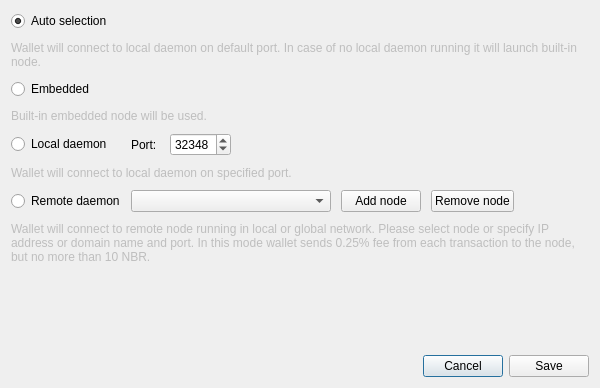
<?xml version="1.0" encoding="UTF-8"?>
<ui version="4.0">
 <class>ConnectionSettingsDialog</class>
 <widget class="QDialog" name="ConnectionSettingsDialog">
  <property name="windowModality">
   <enum>Qt::ApplicationModal</enum>
  </property>
  <property name="geometry">
   <rect>
    <x>0</x>
    <y>0</y>
    <width>600</width>
    <height>388</height>
   </rect>
  </property>
  <property name="windowTitle">
   <string>Connection settings</string>
  </property>
  <layout class="QGridLayout" name="gridLayout_2">
   <item row="2" column="0">
    <layout class="QHBoxLayout" name="horizontalLayout">
     <item>
      <spacer name="horizontalSpacer">
       <property name="orientation">
        <enum>Qt::Horizontal</enum>
       </property>
       <property name="sizeHint" stdset="0">
        <size>
         <width>40</width>
         <height>20</height>
        </size>
       </property>
      </spacer>
     </item>
     <item>
      <widget class="QPushButton" name="connectionCancelButton">
       <property name="text">
        <string>Cancel</string>
       </property>
      </widget>
     </item>
     <item>
      <widget class="QPushButton" name="connectionSaveButton">
       <property name="text">
        <string>Save</string>
       </property>
      </widget>
     </item>
    </layout>
   </item>
   <item row="0" column="0">
    <layout class="QGridLayout" name="gridLayout">
     <property name="sizeConstraint">
      <enum>QLayout::SetMaximumSize</enum>
     </property>
     <property name="verticalSpacing">
      <number>10</number>
     </property>
     <item row="0" column="0">
      <widget class="QRadioButton" name="radioButton_1">
       <property name="enabled">
        <bool>true</bool>
       </property>
       <property name="text">
        <string>Auto selection</string>
       </property>
       <property name="checked">
        <bool>true</bool>
       </property>
      </widget>
     </item>
     <item row="1" column="0" colspan="2">
      <widget class="QLabel" name="label">
       <property name="enabled">
        <bool>false</bool>
       </property>
       <property name="text">
        <string>Wallet will connect to local daemon on default port. In case of no local daemon running it will launch built-in node.</string>
       </property>
       <property name="wordWrap">
        <bool>true</bool>
       </property>
      </widget>
     </item>
     <item row="2" column="0">
      <widget class="QRadioButton" name="radioButton_2">
       <property name="text">
        <string>Embedded</string>
       </property>
      </widget>
     </item>
     <item row="3" column="0" colspan="2">
      <widget class="QLabel" name="label_2">
       <property name="enabled">
        <bool>false</bool>
       </property>
       <property name="text">
        <string>Built-in embedded node will be used.</string>
       </property>
       <property name="wordWrap">
        <bool>true</bool>
       </property>
      </widget>
     </item>
     <item row="4" column="0">
      <widget class="QRadioButton" name="radioButton_3">
       <property name="text">
        <string>Local daemon</string>
       </property>
      </widget>
     </item>
     <item row="4" column="1">
      <layout class="QHBoxLayout" name="horizontalLayout_2">
       <property name="spacing">
        <number>10</number>
       </property>
       <item>
        <widget class="QLabel" name="label_3">
         <property name="text">
          <string>Port: </string>
         </property>
        </widget>
       </item>
       <item>
        <widget class="QSpinBox" name="m_localDaemonPort">
         <property name="minimum">
          <number>0</number>
         </property>
         <property name="maximum">
          <number>65535</number>
         </property>
         <property name="value">
          <number>32348</number>
         </property>
         <property name="displayIntegerBase">
          <number>10</number>
         </property>
        </widget>
       </item>
       <item>
        <spacer name="horizontalSpacer_2">
         <property name="orientation">
          <enum>Qt::Horizontal</enum>
         </property>
         <property name="sizeHint" stdset="0">
          <size>
           <width>40</width>
           <height>20</height>
          </size>
         </property>
        </spacer>
       </item>
      </layout>
     </item>
     <item row="5" column="0" colspan="2">
      <widget class="QLabel" name="label_4">
       <property name="enabled">
        <bool>false</bool>
       </property>
       <property name="text">
        <string>Wallet will connect to local daemon on specified port.</string>
       </property>
       <property name="wordWrap">
        <bool>true</bool>
       </property>
      </widget>
     </item>
     <item row="6" column="0">
      <widget class="QRadioButton" name="radioButton_4">
       <property name="text">
        <string>Remote daemon</string>
       </property>
      </widget>
     </item>
     <item row="6" column="1">
      <layout class="QHBoxLayout" name="horizontalLayout_3">
       <property name="spacing">
        <number>10</number>
       </property>
       <item>
        <widget class="QComboBox" name="remoteNodesComboBox">
         <property name="minimumSize">
          <size>
           <width>200</width>
           <height>0</height>
          </size>
         </property>
         <property name="editable">
          <bool>false</bool>
         </property>
         <property name="insertPolicy">
          <enum>QComboBox::InsertAtTop</enum>
         </property>
        </widget>
       </item>
       <item>
        <widget class="QPushButton" name="addNodeButton">
         <property name="text">
          <string>Add node</string>
         </property>
         <property name="icon">
          <iconset resource="../../resources.qrc">
           <normaloff>:/icons/add</normaloff>:/icons/add</iconset>
         </property>
        </widget>
       </item>
       <item>
        <widget class="QPushButton" name="removeNodeButton">
         <property name="text">
          <string>Remove node</string>
         </property>
         <property name="icon">
          <iconset resource="../../resources.qrc">
           <normaloff>:/icons/remove</normaloff>:/icons/remove</iconset>
         </property>
        </widget>
       </item>
       <item>
        <spacer name="horizontalSpacer_3">
         <property name="orientation">
          <enum>Qt::Horizontal</enum>
         </property>
         <property name="sizeHint" stdset="0">
          <size>
           <width>40</width>
           <height>20</height>
          </size>
         </property>
        </spacer>
       </item>
      </layout>
     </item>
     <item row="7" column="0" colspan="2">
      <widget class="QLabel" name="label_5">
       <property name="enabled">
        <bool>false</bool>
       </property>
       <property name="sizePolicy">
        <sizepolicy hsizetype="Preferred" vsizetype="MinimumExpanding">
         <horstretch>0</horstretch>
         <verstretch>0</verstretch>
        </sizepolicy>
       </property>
       <property name="minimumSize">
        <size>
         <width>0</width>
         <height>40</height>
        </size>
       </property>
       <property name="text">
        <string>Wallet will connect to remote node running in local or global network. Please select node or specify IP address or domain name and port. In this mode wallet sends 0.25% fee from each transaction to the node, but no more than 10 NBR.</string>
       </property>
       <property name="wordWrap">
        <bool>true</bool>
       </property>
      </widget>
     </item>
    </layout>
   </item>
   <item row="1" column="0">
    <spacer name="verticalSpacer">
     <property name="orientation">
      <enum>Qt::Vertical</enum>
     </property>
     <property name="sizeHint" stdset="0">
      <size>
       <width>20</width>
       <height>40</height>
      </size>
     </property>
    </spacer>
   </item>
  </layout>
 </widget>
 <resources>
  <include location="../../resources.qrc"/>
 </resources>
 <connections>
  <connection>
   <sender>connectionCancelButton</sender>
   <signal>clicked()</signal>
   <receiver>ConnectionSettingsDialog</receiver>
   <slot>reject()</slot>
   <hints>
    <hint type="sourcelabel">
     <x>549</x>
     <y>259</y>
    </hint>
    <hint type="destinationlabel">
     <x>338</x>
     <y>140</y>
    </hint>
   </hints>
  </connection>
  <connection>
   <sender>connectionSaveButton</sender>
   <signal>clicked()</signal>
   <receiver>ConnectionSettingsDialog</receiver>
   <slot>accept()</slot>
   <hints>
    <hint type="sourcelabel">
     <x>630</x>
     <y>259</y>
    </hint>
    <hint type="destinationlabel">
     <x>338</x>
     <y>140</y>
    </hint>
   </hints>
  </connection>
  <connection>
   <sender>addNodeButton</sender>
   <signal>clicked()</signal>
   <receiver>ConnectionSettingsDialog</receiver>
   <slot>addNodeClicked()</slot>
   <hints>
    <hint type="sourcelabel">
     <x>361</x>
     <y>153</y>
    </hint>
    <hint type="destinationlabel">
     <x>290</x>
     <y>135</y>
    </hint>
   </hints>
  </connection>
  <connection>
   <sender>removeNodeButton</sender>
   <signal>clicked()</signal>
   <receiver>ConnectionSettingsDialog</receiver>
   <slot>removeNodeClicked()</slot>
   <hints>
    <hint type="sourcelabel">
     <x>459</x>
     <y>177</y>
    </hint>
    <hint type="destinationlabel">
     <x>299</x>
     <y>193</y>
    </hint>
   </hints>
  </connection>
 </connections>
</ui>
